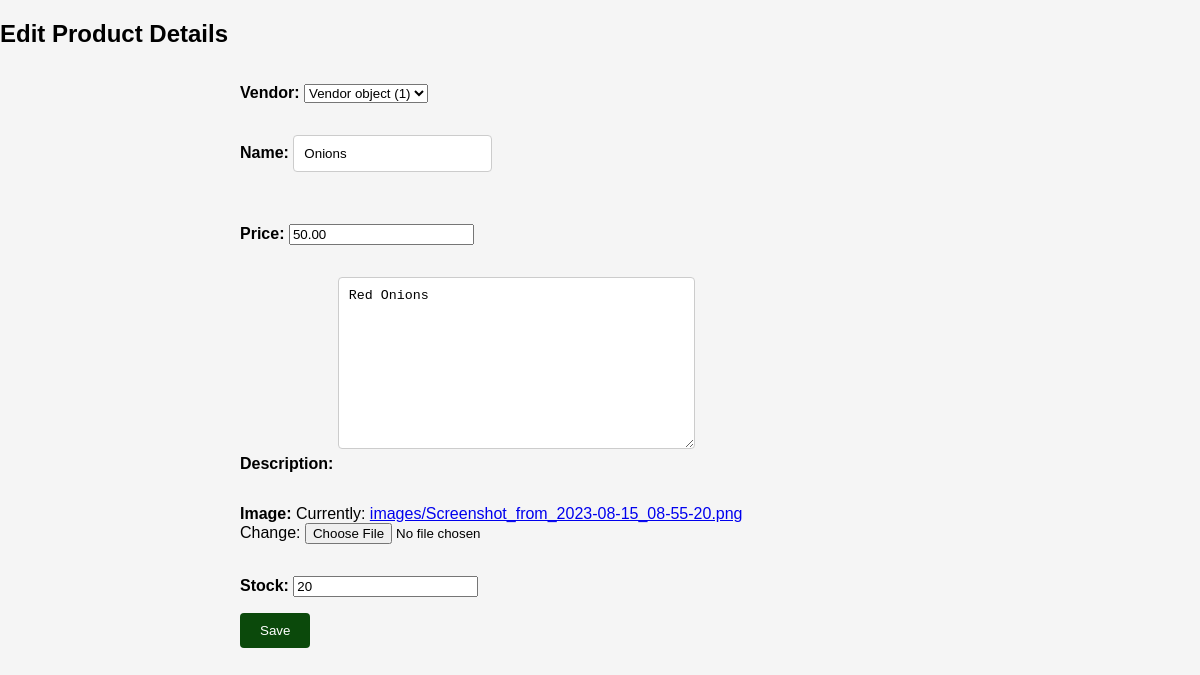
Screenshot of /inventory/products/edit/1 with the database file from the repository.
### inventory/models.py (models this page shows, shortened)
class Product(models.Model):
    vendor = models.ForeignKey(Vendor,null=True,on_delete=models.CASCADE)
    name=models.CharField(max_length=32)
    price=models.DecimalField(max_digits=8,decimal_places=2)
    description=models.TextField()
    image=models.ImageField(upload_to='images/')
    date_created=models.DateTimeField(auto_now_add=True)
    date_updated=models.DateTimeField(auto_now=True)
    stock=models.PositiveIntegerField()

### inventory/views.py (the view)
# urls.py: path("products/edit/<int:id>", product_update_view, name = "product_update_view"),
def product_update_view(request, id):
    product = Product.objects.get(id=id)
    if request.method == 'POST':
        form = ProductUploadForm(request.POST, instance=product)
        if form.is_valid():
            form.save()
            return redirect("product_detail_view", id=product.id)
    else:
        form =ProductUploadForm(instance=product)
        return render(request, "inventory/edit_product.html", {'form': form})

### inventory/forms.py
class ProductUploadForm(forms.ModelForm):
    class Meta:
        model = Product
        fields = "__all__"

### templates/inventory/edit_product.html (shortened to what this page needs)
<!DOCTYPE html>
<html lang="en">
<head>
</head>
<body>
    <h2 class="edit">Edit Product Details</h2>
    <form method="POST">
        {{form.as_p}}
        <button type="submit">Save</button>
    </form>
</body>
</html>

### templates/inventory/edit_product.html (style rules this page uses)
body { background-color:whitesmoke; font-family: Arial, sans-serif; margin: 0; padding: 0; }
form { margin-left: 20%; display: flex; flex-direction: column; }
label { font-weight: bold; margin-bottom: 5px; }
input[type="text"], textarea { padding: 10px; border: 1px solid #ccc; border-radius: 4px; margin-bottom: 20px; }
button[type="submit"] { background-color: rgb(11, 73, 11); color: #fff; border: none; padding: 10px 20px; border-radius: 4px; cursor: pointer; align-self: flex-start; }

### rows the page displays
Product: vendor "Vendor object (1)", name "Onions", price "50.00", description "Red Onions", stock "20"
